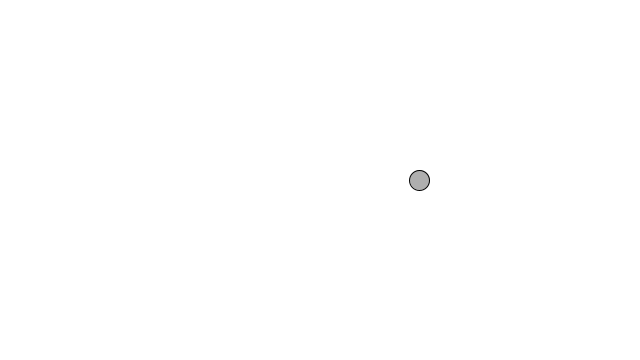
Frame 1 (no input)
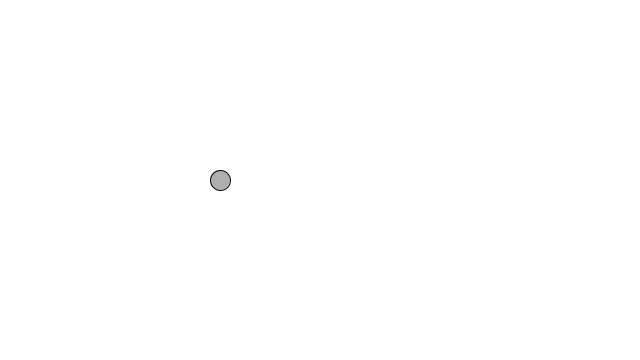
Frame 60 (the mouse pressed at the canvas centre just before this capture)
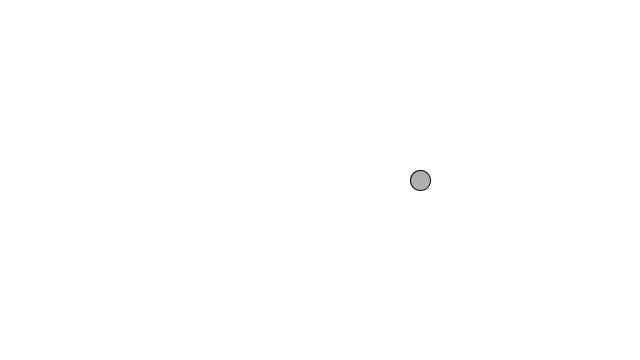
Frame 120 (the mouse held since frame 60 and released just before this capture)

The Processing sketch that drew these frames (run headless with seeded random() and noise(); from frame 60 on, the mouse is pressed at the canvas centre):

// Processing sketch: example_3_5
// ── example_3_5.pde
float period = 120;
float amplitude = 100;

void setup() {
  size(640,360);
}

void draw() {
  background(255);

  float period = 120;
  float amplituce = 100;

  float x = amplitude * cos(TWO_PI * frameCount/period);

  stroke(0);
  fill(175);
  translate(width/2,height/2);


  ellipse(x,0,20,20);
}
